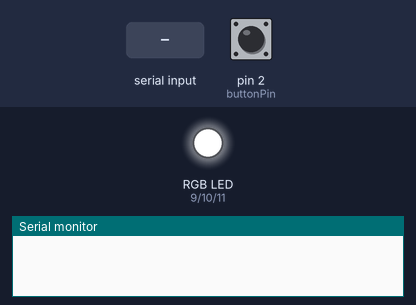
Recording of a sketch running on a simulated Arduino Uno, built with avr-gcc and run on an emulated ATmega328P. Parts: an RGB LED mixed from three pins (HIGH = lit), the last lines printed to the serial monitor. The test bench sets the inputs (shaded band); at power-on: pin 2 (buttonPin) HIGH. Random numbers use the default seed unless the sketch sets one.

Above: at 1.2 s.
1.3 s: "1" received over Serial
At 1.8 s:
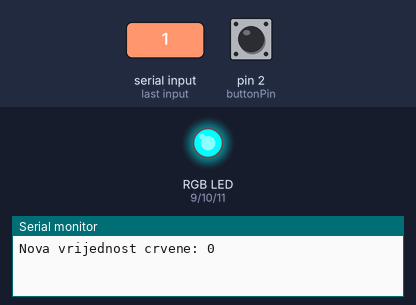
2.8 s: "2" received over Serial
At 4.0 s:
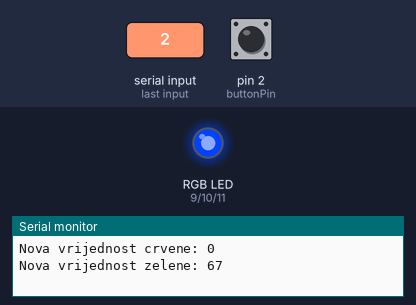
4.3 s: pin 2 (buttonPin) pulled LOW for 0.15 s
At 4.8 s:
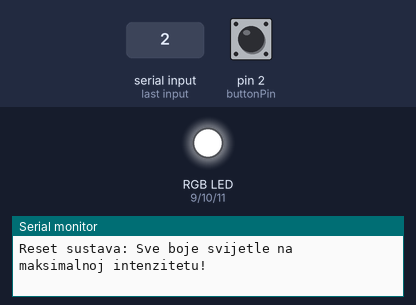
5.9 s: "3" received over Serial
At 6.5 s:
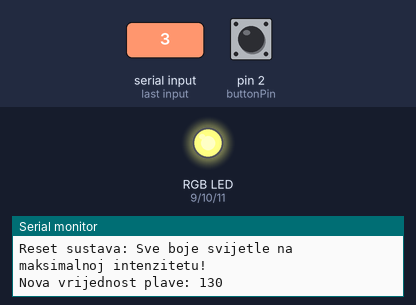
7.4 s: pin 2 (buttonPin) pulled LOW for 1 s
At 8.3 s:
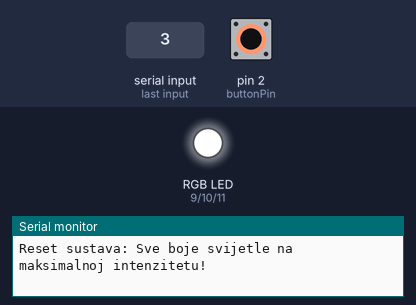
9.9 s: "1" received over Serial
At 10.8 s:
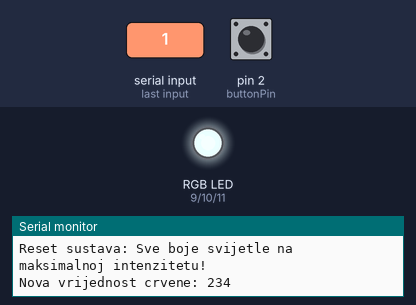
Timing chart, 0 to 12.4 s (numbered marks = the images above; inputs shaded):
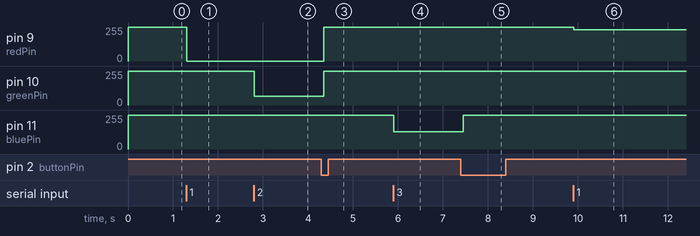

The sketch:

z0.2.ino
```cpp
const int redPin   = 9;
const int greenPin = 10;
const int bluePin  = 11;
const int buttonPin = 2;

int redValue   = 255;
int greenValue = 255;
int blueValue  = 255;

//https://forum.arduino.cc/t/debounce-time-code-explanation/1184674
unsigned long lastDebounceTime = 0;
const unsigned long debounceDelay = 50;
int lastButtonState = HIGH;

void setup() {
  Serial.begin(9600);
  pinMode(redPin, OUTPUT);
  pinMode(greenPin, OUTPUT);
  pinMode(bluePin, OUTPUT);
  pinMode(buttonPin, INPUT_PULLUP);
  setLED(redValue, greenValue, blueValue);
  randomSeed(analogRead(0));
}

void loop() {
  if (Serial.available() > 0) {
    char inputChar = Serial.read();

    if (inputChar == '1') {
      redValue = random(0, 256);
      Serial.print("Nova vrijednost crvene: ");
      Serial.println(redValue);
    }
    else if (inputChar == '2') {
      greenValue = random(0, 256);
      Serial.print("Nova vrijednost zelene: ");
      Serial.println(greenValue);
    }
    else if (inputChar == '3') {
      blueValue = random(0, 256);
      Serial.print("Nova vrijednost plave: ");
      Serial.println(blueValue);
    }

    setLED(redValue, greenValue, blueValue);
  }

  int buttonReading = digitalRead(buttonPin);

  if (buttonReading != lastButtonState) {
    lastDebounceTime = millis();
  }

  if ((millis() - lastDebounceTime) > debounceDelay) {
    if (buttonReading == LOW) {
      redValue = 255;
      greenValue = 255;
      blueValue = 255;
      Serial.println("Reset sustava: Sve boje svijetle na maksimalnoj intenzitetu!");
      setLED(redValue, greenValue, blueValue);
    }
  }

  lastButtonState = buttonReading;
}

void setLED(int r, int g, int b) {
  analogWrite(redPin, r);
  analogWrite(greenPin, g);
  analogWrite(bluePin, b);
}

// Isti kod pomocu interrupta

/*
const int redPin   = 9;
const int greenPin = 10;
const int bluePin  = 11;
const int buttonPin = 2;

int redValue   = 255;
int greenValue = 255;
int blueValue  = 255;


volatile unsigned long lastInterruptTime = 0;
const unsigned long debounceDelay = 50;

volatile bool resetFlag = false;

void resetISR();

void setup() {
  Serial.begin(9600);
  pinMode(redPin, OUTPUT);
  pinMode(greenPin, OUTPUT);
  pinMode(bluePin, OUTPUT);
  pinMode(buttonPin, INPUT_PULLUP);
  setLED(redValue, greenValue, blueValue);
  randomSeed(analogRead(0));

  attachInterrupt(digitalPinToInterrupt(buttonPin), resetISR, FALLING);
}

void loop() {
  if (Serial.available() > 0) {
    char inputChar = Serial.read();

    if (inputChar == '1') {
      redValue = random(0, 256);
      Serial.print("Nova vrijednost crvene: ");
      Serial.println(redValue);
    }
    else if (inputChar == '2') {
      greenValue = random(0, 256);
      Serial.print("Nova vrijednost zelene: ");
      Serial.println(greenValue);
    }
    else if (inputChar == '3') {
      blueValue = random(0, 256);
      Serial.print("Nova vrijednost plave: ");
      Serial.println(blueValue);
    }

    setLED(redValue, greenValue, blueValue);
  }

  if (resetFlag) {
    redValue   = 255;
    greenValue = 255;
    blueValue  = 255;
    Serial.println("Reset sustava: Sve boje svijetle na maksimalnom intenzitetu!");
    setLED(redValue, greenValue, blueValue);
    resetFlag = false;
  }
}

void resetISR() {

  unsigned long currentInterruptTime = millis();
  if ((currentInterruptTime - lastInterruptTime) > debounceDelay) {
    resetFlag = true;
  }
  lastInterruptTime = currentInterruptTime;
}


void setLED(int r, int g, int b) {
  analogWrite(redPin, r);
  analogWrite(greenPin, g);
  analogWrite(bluePin, b);
}

*/
```

Measured:
- after the input at 1.3 s, pin 9 (redPin): 255/255 → 0/255 at once
- after the input at 2.8 s, pin 10 (greenPin): 255/255 → 67/255 at once
- after the input at 4.3 s, pin 9 (redPin): 0/255 → 255/255 after 0.05 s; pin 10 (greenPin): 67/255 → 255/255 after 0.05 s
- after the input at 5.9 s, pin 11 (bluePin): 255/255 → 130/255 at once
- after the input at 7.4 s, pin 11 (bluePin): 130/255 → 255/255 after 0.05 s
- after the input at 9.9 s, pin 9 (redPin): 255/255 → 234/255 at once
